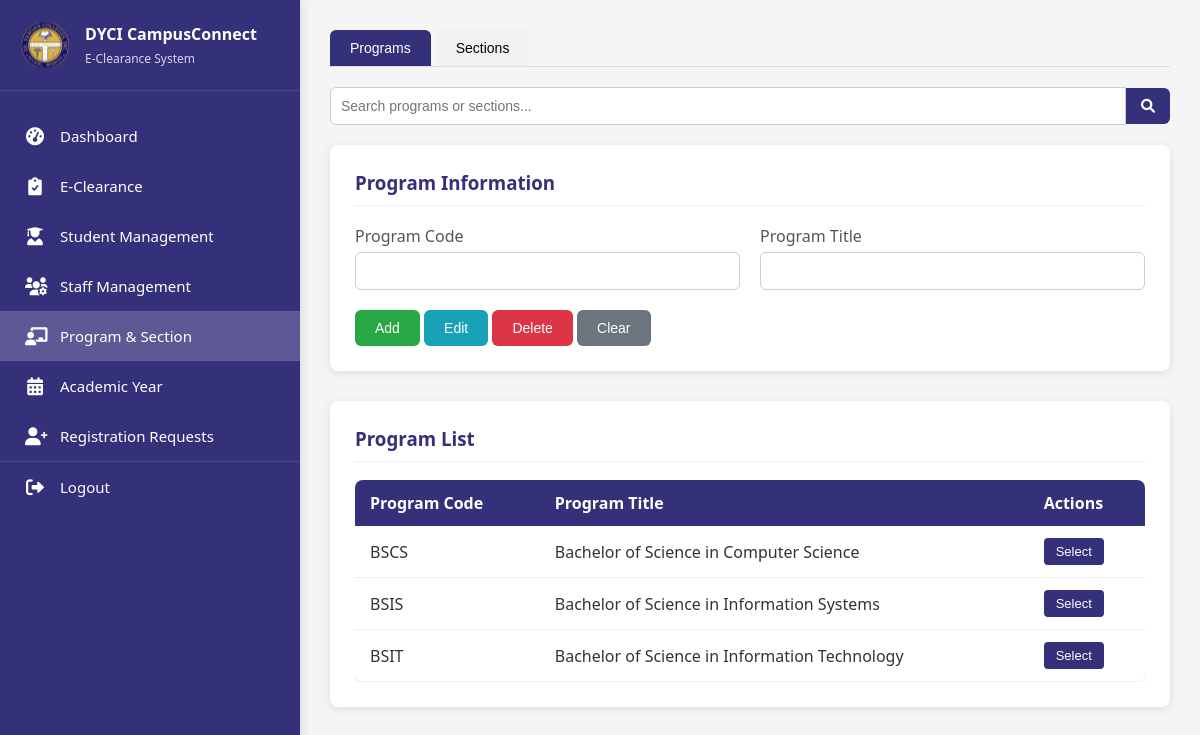
Screenshot of /pages/program_section.php with the database file from the repository.
### tables this page shows
CREATE TABLE `programs` (
  `ProgramCode` varchar(50) NOT NULL,
  `ProgramTitle` varchar(255) NOT NULL
);

### pages/program_section.php (the view, shortened to what this page needs)
<?php
include '../includes/db_connect.php';
$search_query = "";
if (isset($_POST['search'])) {
    $search_query = $_POST['search_query'];
    $program_sql = "SELECT * FROM programs WHERE
                   ProgramCode LIKE '%$search_query%' OR
                   ProgramTitle LIKE '%$search_query%'";
    $section_sql = "SELECT * FROM sections WHERE
                   SectionCode LIKE '%$search_query%' OR
                   SectionTitle LIKE '%$search_query%'";
} else {
    $program_sql = "SELECT * FROM programs";
}
$program_result = $conn->query($program_sql);
?>
<!DOCTYPE html>
<html lang="en">
<head>
<link rel="stylesheet" href="https://cdnjs.cloudflare.com/ajax/libs/font-awesome/6.0.0/css/all.min.css">
</head>
<body>
<nav class="sidebar">
    <div class="logo-container">
        <img src="../assets/dyci_logo.svg" alt="DYCI Logo" class="logo">
        <div class="logo-text">
            <h2>DYCI CampusConnect</h2>
            <p>E-Clearance System</p>
        </div>
    </div>
    <ul>
        <li><a href="dashboard.php"><i class="fas fa-tachometer-alt icon"></i> Dashboard</a></li>
        <li><a href="eclearance.php"><i class="fas fa-clipboard-check icon"></i> E-Clearance</a></li>
        <li><a href="student_management.php"><i class="fas fa-user-graduate icon"></i> Student Management</a></li>
        <li><a href="staff_management.php"><i class="fas fa-users-cog icon"></i> Staff Management</a></li>
        <li class="active"><a href="program_section.php"><i class="fas fa-chalkboard-teacher icon"></i> Program & Section</a></li>
        <li><a href="academicyear.php"><i class="fas fa-calendar-alt icon"></i> Academic Year</a></li>
        <li><a href="registration_requests.php"><i class="fas fa-user-plus icon"></i> Registration Requests</a></li>
        <li class="logout"><a href="../includes/logout.php"><i class="fas fa-sign-out-alt icon"></i> Logout</a></li>
    </ul>
</nav>
<div class="container">
    <div class="tab-container">
        <button class="tab active" onclick="openTab(event, 'program-tab')">Programs</button>
        <button class="tab" onclick="openTab(event, 'section-tab')">Sections</button>
    </div>
    <div class="search-container">
        <form method="POST" class="search-form">
            <div class="search-input-group">
                <input type="text" name="search_query" placeholder="Search programs or sections..."
                       value="<?php echo htmlspecialchars($search_query); ?>">
                <button type="submit" name="search" class="search-button">
                    <i class="fas fa-search"></i>
                </button>
            </div>
        </form>
    </div>
    <div id="program-tab" class="tab-content active">
        <div class="panel">
            <h3>Program Information</h3>
            <form method="POST">
                <div class="form-row">
                    <div class="form-group">
                        <label>Program Code</label>
                        <input type="text" id="program_code" name="program_code" required>
                    </div>
                    <div class="form-group">
                        <label>Program Title</label>
                        <input type="text" id="program_title" name="program_title" required>
                    </div>
                </div>
                <div class="form-buttons">
                    <button type="submit" name="add_program">Add</button>
                    <button type="submit" name="edit_program">Edit</button>
                    <button type="submit" name="delete_program" onclick="return confirm('Are you sure you want to delete this program?');">Delete</button>
                    <button type="button" onclick="clearForm('program')">Clear</button>
                </div>
            </form>
        </div>
        <div class="panel">
            <h3>Program List</h3>
            <div class="scrollable-content">
                <table>
                    <thead>
                        <tr>
                            <th>Program Code</th>
                            <th>Program Title</th>
                            <th>Actions</th>
                        </tr>
                    </thead>
                    <tbody>
                        <?php while ($program = $program_result->fetch_assoc()) { ?>
                            <tr onclick="selectProgram('<?php echo $program['ProgramCode']; ?>', '<?php echo $program['ProgramTitle']; ?>')">
                                <td><?php echo $program['ProgramCode']; ?></td>
                                <td><?php echo $program['ProgramTitle']; ?></td>
                                <td><button type="button">Select</button></td>
                            </tr>
                        <?php } ?>
                    </tbody>
                </table>
            </div>
        </div>
    </div>
</div>
</body>
</html>

### pages/program_section.php (style rules this page uses)
body { font-family: 'Segoe UI', Tahoma, Geneva, Verdana, sans-serif; margin: 0; padding: 0; background-color: #f5f5f5; color: #333; display: flex; min-height: 100vh; }
.sidebar { width: 300px; background-color: #343079; color: white; height: 100vh; position: fixed; padding: 20px 0; box-shadow: 2px 0 10px rgba(0,0,0,0.1); overflow-y: auto; transition: all 0.3s; }
.logo-container { display: flex; align-items: center; padding: 0 20px 20px; border-bottom: 1px solid rgba(255,255,255,0.1); margin-bottom: 20px; }
.logo { width: 50px; height: 50px; margin-right: 15px; }
.logo-text h2 { font-size: 16px; margin: 0 0 5px 0; font-weight: 600; }
.logo-text p { font-size: 12px; margin: 0; opacity: 0.8; }
.sidebar ul { list-style: none; padding: 0; margin: 0; }
.sidebar li a { display: flex; align-items: center; padding: 15px 25px; color: white; text-decoration: none; transition: all 0.3s; font-size: 15px; }
.sidebar li.active a { background-color: rgba(255,255,255,0.2); }
.sidebar li.logout { margin-top: auto; border-top: 1px solid rgba(255,255,255,0.1); }
.sidebar .icon { margin-right: 15px; font-size: 18px; width: 20px; text-align: center; }
.container { flex: 1; margin-left: 300px; padding: 30px; display: flex; flex-direction: column; min-height: 100vh; box-sizing: border-box; overflow-y: auto; }
.panel { background-color: #fff; padding: 25px; border-radius: 8px; box-shadow: 0 2px 10px rgba(0,0,0,0.1); margin-bottom: 30px; }
.panel h3 { margin-top: 0; color: #343079; border-bottom: 1px solid #eee; padding-bottom: 10px; }
.form-row { display: flex; gap: 20px; margin-bottom: 20px; flex-wrap: wrap; }
.form-group { flex: 1; display: flex; flex-direction: column; }
.form-group label { margin-bottom: 5px; font-weight: 500; color: #555; }
.form-group input, .form-group select { padding: 10px; font-size: 14px; border: 1px solid #ccc; border-radius: 6px; transition: 0.3s; }
.form-buttons button { border: none; padding: 10px 20px; border-radius: 6px; font-size: 14px; cursor: pointer; transition: 0.3s; color: white; }
.form-buttons button[name="add_program"], .form-buttons button[name="add_section"] { background-color: #28a745; }
.form-buttons button[name="edit_program"], .form-buttons button[name="edit_section"] { background-color: #17a2b8; }
.form-buttons button[name="delete_program"], .form-buttons button[name="delete_section"] { background-color: #dc3545; }
.form-buttons button[type="button"] { background-color: #6c757d; }
.search-container { margin-bottom: 20px; }
.search-form { display: flex; justify-content: space-between; align-items: center; }
.search-input-group { display: flex; align-items: center; width: 100%; }
.search-input-group input { flex: 1; padding: 10px; border: 1px solid #ccc; border-radius: 6px 0 0 6px; font-size: 14px; }
.search-button, .clear-search-button { padding: 10px 15px; background-color: #343079; color: white; border: none; font-size: 14px; border-radius: 0 6px 6px 0; cursor: pointer; transition: 0.3s; }
.scrollable-content { overflow-x: auto; }
table { width: 100%; border-collapse: collapse; background: white; box-shadow: 0 2px 10px rgba(0,0,0,0.1); border-radius: 8px; overflow: hidden; }
th, td { padding: 12px 15px; text-align: left; }
thead th { background-color: #343079; color: white; }
tbody tr { border-bottom: 1px solid #eee; cursor: pointer; }
tbody td button { background-color: #343079; color: white; border: none; padding: 6px 12px; border-radius: 4px; cursor: pointer; font-size: 13px; }
.tab-container { display: flex; margin-bottom: 20px; border-bottom: 1px solid #ddd; }
.tab { padding: 10px 20px; cursor: pointer; background-color: #f1f1f1; border: none; outline: none; transition: 0.3s; font-size: 14px; border-radius: 6px 6px 0 0; margin-right: 5px; }
.tab.active { background-color: #343079; color: white; }
.tab-content { display: none; }
.tab-content.active { display: block; }

### rows the page displays
programs: ProgramCode "BSCS", ProgramTitle "Bachelor of Science in Computer Science"
programs: ProgramCode "BSIS", ProgramTitle "Bachelor of Science in Information Systems"
programs: ProgramCode "BSIT", ProgramTitle "Bachelor of Science in Information Technology"
